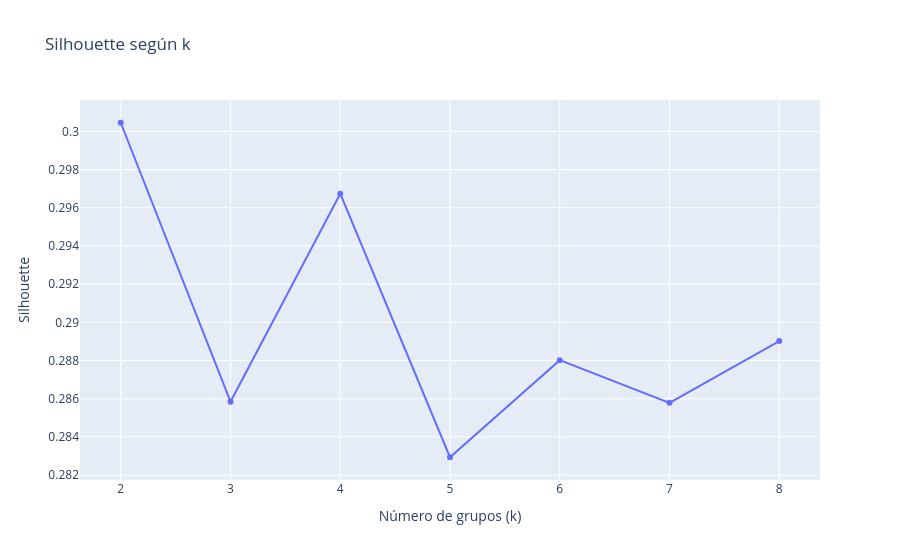

Notebook cell for this chart:
### Code cell
fig = px.line(x=list(Ks)[1:], y=silueta[1:], markers=True,
              labels={'x': 'Número de grupos (k)', 'y': 'Silhouette'},
              title='Silhouette según k')
fig.show()

### Figure 1 — Plotly figure (JSON) as saved in the notebook; plotly's stock layout.template omitted (floating-point values rounded to 4 significant figures)
{"data": [{"hovertemplate": "Número de grupos (k)=%{x}<br>Silhouette=%{y}<extra></extra>", "legendgroup": "", "line": {"color": "#636efa", "dash": "solid"}, "marker": {"symbol": "circle"}, "mode": "lines+markers", "name": "", "orientation": "v", "showlegend": false, "type": "scatter", "x": [2, 3, 4, 5, 6, 7, 8], "xaxis": "x", "y": [0.3005, 0.2858, 0.2967, 0.2829, 0.288, 0.2858, 0.289], "yaxis": "y"}], "layout": {"legend": {"tracegroupgap": 0}, "title": {"text": "Silhouette según k"}, "xaxis": {"anchor": "y", "domain": [0.0, 1.0], "title": {"text": "Número de grupos (k)"}}, "yaxis": {"anchor": "x", "domain": [0.0, 1.0], "title": {"text": "Silhouette"}}}}
